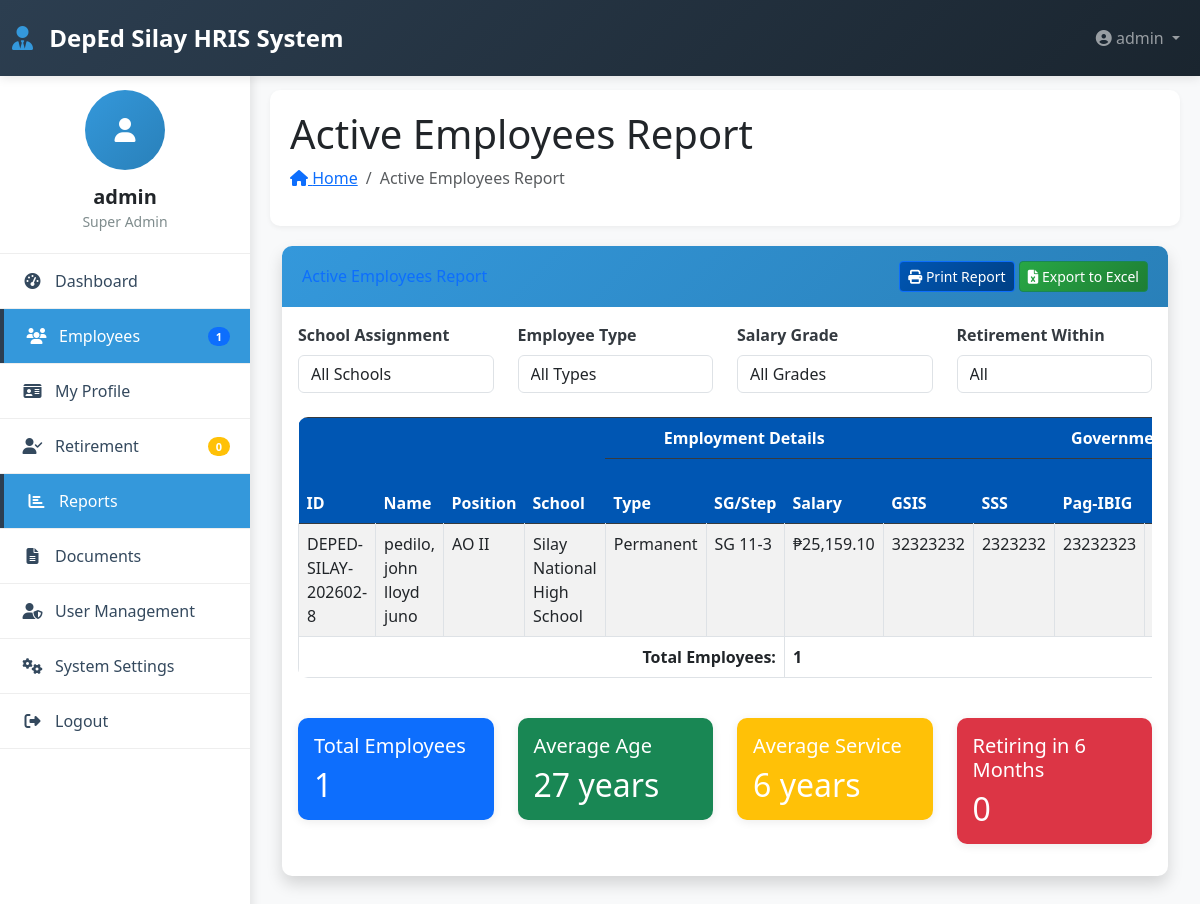
/modules/reports/active_employees.php (signed in), run on the app's committed database.
### tables this page shows
CREATE TABLE `employment_details` (
  `id` int(11) NOT NULL,
  `employee_id` varchar(20) DEFAULT NULL,
  `position_title` varchar(200) DEFAULT NULL,
  `salary_grade` int(11) DEFAULT NULL CHECK (`salary_grade` between 1 and 33),
  `step_increment` int(11) DEFAULT NULL CHECK (`step_increment` between 1 and 8),
  `monthly_salary` decimal(12,2) DEFAULT NULL,
  `plantilla_number` varchar(50) DEFAULT NULL,
  `item_number` varchar(50) DEFAULT NULL,
  `department` varchar(100) DEFAULT NULL,
  `school_assignment` varchar(200) DEFAULT NULL,
  `school_id` varchar(50) DEFAULT NULL,
  `school_district` varchar(100) DEFAULT NULL,
  `division` varchar(100) DEFAULT 'Division of Silay City',
  `region` varchar(100) DEFAULT 'Region VI - Western Visayas',
  `employee_type` enum('Permanent','Contractual','Substitute','Part-time','Volunteer','CoS','Job Order') DEFAULT NULL,
  `appointment_status` enum('Original','Promoted','Reclassified','Re-employed') DEFAULT NULL,
  `appointment_nature` enum('Permanent','Temporary','Casual','Co-terminus') DEFAULT NULL,
  `date_of_last_promotion` date DEFAULT NULL,
  `date_of_last_step_increment` date DEFAULT NULL,
  `effectivity_date` date DEFAULT NULL,
  `bank_name` varchar(100) DEFAULT NULL,
  `bank_account` varchar(50) DEFAULT NULL,
  `payroll_account` varchar(50) DEFAULT NULL
);

CREATE TABLE `employees` (
  `employee_id` varchar(20) NOT NULL,
  `deped_id` varchar(20) DEFAULT NULL,
  `lrn_number` varchar(20) DEFAULT NULL,
  `first_name` varchar(100) NOT NULL,
  `middle_name` varchar(100) DEFAULT NULL,
  `last_name` varchar(100) NOT NULL,
  `suffix` varchar(10) DEFAULT NULL,
  `extension_name` varchar(20) DEFAULT NULL,
  `birth_date` date NOT NULL,
  `birth_place` varchar(200) DEFAULT NULL,
  `gender` enum('Male','Female') DEFAULT NULL,
  `civil_status` enum('Single','Married','Divorced','Widowed','Separated') DEFAULT NULL,
  `gsis_no` varchar(50) DEFAULT NULL,
  `pagibig_no` varchar(50) DEFAULT NULL,
  `philhealth_no` varchar(50) DEFAULT NULL,
  `sss_no` varchar(50) DEFAULT NULL,
  `tin_no` varchar(50) DEFAULT NULL,
  `email_official` varchar(100) DEFAULT NULL,
  `email_personal` varchar(100) DEFAULT NULL,
  `mobile_number` varchar(20) DEFAULT NULL,
  `telephone` varchar(20) DEFAULT NULL,
  `house_no_street` varchar(200) DEFAULT NULL,
  `barangay` varchar(100) DEFAULT NULL,
  `city` varchar(100) DEFAULT 'Silay City',
  `province` varchar(100) DEFAULT 'Negros Occidental',
  `zip_code` varchar(10) DEFAULT NULL,
  `emergency_person` varchar(200) DEFAULT NULL,
  `emergency_relationship` varchar(50) DEFAULT NULL,
  `emergency_contact` varchar(20) DEFAULT NULL,
  `emergency_address` varchar(300) DEFAULT NULL,
  `employment_status` enum('Active','Retired','On-Leave','Resigned','AWOL','Deceased','Suspended') DEFAULT 'Active',
  `date_hired` date DEFAULT NULL,
  `date_retired` date DEFAULT NULL,
  `date_resigned` date DEFAULT NULL,
  `date_of_last_promotion` date DEFAULT NULL,
  `photo_path` varchar(500) DEFAULT NULL,
  `created_at` timestamp NOT NULL DEFAULT current_timestamp(),
  `updated_at` timestamp NOT NULL DEFAULT current_timestamp() ON UPDATE current_timestamp(),
  `created_by` varchar(100) DEFAULT NULL,
  `updated_by` varchar(100) DEFAULT NULL
);

### includes/functions.php (called while the page is built, shortened)
<?php
function formatCurrency($amount)
{
    return '₱' . number_format($amount, 2);
}
?>

### modules/reports/active_employees.php (the view, shortened to what this page needs)
<?php
require_once '../../includes/functions.php';
require_once '../../includes/header.php';
$database = new Database();
$db = $database->getConnection();
$query = "SELECT e.employee_id, e.deped_id,
          CONCAT(e.last_name, ', ', e.first_name, ' ', COALESCE(e.middle_name, '')) as full_name,
          e.birth_date, e.gender, e.civil_status,
          ed.position_title, ed.salary_grade, ed.step_increment, ed.monthly_salary,
          ed.school_assignment, ed.employee_type,
          e.sss_no, e.pagibig_no, e.philhealth_no, e.gsis_no, e.tin_no,
          TIMESTAMPDIFF(YEAR, e.birth_date, CURDATE()) as age,
          TIMESTAMPDIFF(YEAR, e.date_hired, CURDATE()) as years_of_service,
          DATE_ADD(e.birth_date, INTERVAL 65 YEAR) as retirement_date,
          DATEDIFF(DATE_ADD(e.birth_date, INTERVAL 65 YEAR), CURDATE()) as days_to_retirement
          FROM employees e
          LEFT JOIN employment_details ed ON e.employee_id = ed.employee_id
          WHERE e.employment_status = 'Active'
          ORDER BY e.last_name, e.first_name";
$stmt = $db->prepare($query);
$stmt->execute();
$employees = $stmt->fetchAll(PDO::FETCH_ASSOC);
?>
<div class="card shadow">
    <div class="card-header d-flex justify-content-between align-items-center">
        <h6 class="m-0 font-weight-bold text-primary">Active Employees Report</h6>
        <div>
            <button onclick="printReport()" class="btn btn-primary btn-sm">
                <i class="fas fa-print"></i> Print Report
            </button>
            <button onclick="exportToExcel()" class="btn btn-success btn-sm">
                <i class="fas fa-file-excel"></i> Export to Excel
            </button>
        </div>
    </div>
    <div class="card-body">
        <div class="row mb-4">
            <div class="col-md-3">
                <label class="form-label">School Assignment</label>
                <select id="schoolFilter" class="form-control">
                    <option value="">All Schools</option>
                </select>
            </div>
            <div class="col-md-3">
                <label class="form-label">Employee Type</label>
                <select id="typeFilter" class="form-control">
                    <option value="">All Types</option>
                </select>
            </div>
            <div class="col-md-3">
                <label class="form-label">Salary Grade</label>
                <select id="gradeFilter" class="form-control">
                    <option value="">All Grades</option>
                </select>
            </div>
            <div class="col-md-3">
                <label class="form-label">Retirement Within</label>
                <select id="retirementFilter" class="form-control">
                    <option value="">All</option>
                </select>
            </div>
        </div>
        <div class="table-responsive" id="reportTable">
            <table class="table table-bordered table-striped" id="employeeReport">
                <thead class="table-dark">
                    <tr>
                        <th rowspan="2">ID</th>
                        <th rowspan="2">Name</th>
                        <th rowspan="2">Position</th>
                        <th rowspan="2">School</th>
                        <th colspan="3" class="text-center">Employment Details</th>
                        <th colspan="5" class="text-center">Government IDs</th>
                    </tr>
                    <tr>
                        <th>Type</th>
                        <th>SG/Step</th>
                        <th>Salary</th>
                        <th>GSIS</th>
                        <th>SSS</th>
                        <th>Pag-IBIG</th>
                        <th>PhilHealth</th>
                    </tr>
                </thead>
                <tbody>
                    <?php foreach ($employees as $employee): ?>
                        <tr data-school="<?php echo htmlspecialchars($employee['school_assignment']); ?>"
                            data-type="<?php echo htmlspecialchars($employee['employee_type']); ?>"
                            data-grade="<?php echo $employee['salary_grade']; ?>"
                            data-days="<?php echo $employee['days_to_retirement']; ?>">
                            <td><?php echo htmlspecialchars($employee['employee_id']); ?></td>
                            <td><?php echo htmlspecialchars($employee['full_name']); ?></td>
                            <td><?php echo htmlspecialchars($employee['position_title']); ?></td>
                            <td><?php echo htmlspecialchars($employee['school_assignment']); ?></td>
                            <td><?php echo htmlspecialchars($employee['employee_type']); ?></td>
                            <td>SG <?php echo $employee['salary_grade']; ?>-<?php echo $employee['step_increment']; ?></td>
                            <td><?php echo formatCurrency($employee['monthly_salary']); ?></td>
                            <td><?php echo htmlspecialchars($employee['gsis_no']); ?></td>
                            <td><?php echo htmlspecialchars($employee['sss_no']); ?></td>
                            <td><?php echo htmlspecialchars($employee['pagibig_no']); ?></td>
                            <td><?php echo htmlspecialchars($employee['philhealth_no']); ?></td>
                        </tr>
                    <?php endforeach; ?>
                </tbody>
                <tfoot>
                    <tr>
                        <td colspan="6" class="text-end"><strong>Total Employees:</strong></td>
                        <td colspan="10"><strong><?php echo count($employees); ?></strong></td>
                    </tr>
                </tfoot>
            </table>
        </div>
        <div class="row mt-4">
            <div class="col-md-3">
                <div class="card text-white bg-primary mb-3">
                    <div class="card-body">
                        <h5 class="card-title">Total Employees</h5>
                        <h2 class="card-text"><?php echo count($employees); ?></h2>
                    </div>
                </div>
            </div>
            <div class="col-md-3">
                <div class="card text-white bg-success mb-3">
                    <div class="card-body">
                        <h5 class="card-title">Average Age</h5>
                        <h2 class="card-text">
                            <?php
                            $total_age = 0;
                            foreach ($employees as $emp) {
                                $total_age += $emp['age'];
                            }
                            echo count($employees) > 0 ? round($total_age / count($employees), 1) : 0;
                            ?> years
                        </h2>
                    </div>
                </div>
            </div>
            <div class="col-md-3">
                <div class="card text-white bg-warning mb-3">
                    <div class="card-body">
                        <h5 class="card-title">Average Service</h5>
                        <h2 class="card-text">
                            <?php
                            $total_service = 0;
                            foreach ($employees as $emp) {
                                $total_service += $emp['years_of_service'];
                            }
                            echo count($employees) > 0 ? round($total_service / count($employees), 1) : 0;
                            ?> years
                        </h2>
                    </div>
                </div>
            </div>
            <div class="col-md-3">
                <div class="card text-white bg-danger mb-3">
                    <div class="card-body">
                        <h5 class="card-title">Retiring in 6 Months</h5>
                        <h2 class="card-text">
                            <?php
                            $retiring_soon = 0;
                            echo $retiring_soon;
                            ?>
                        </h2>
                    </div>
                </div>
            </div>
        </div>
    </div>
</div>
<?php
require_once '../../includes/footer.php';
?>

### assets/css/style.css (style rules this page uses)
:root { --deped-blue: #0056b3; --deped-green: #28a745; --deped-yellow: #ffc107; --deped-red: #dc3545; --deped-gray: #6c757d; --deped-light: #f8f9fa; --deped-dark: #343a40; }
body { font-family: 'Segoe UI', Tahoma, Geneva, Verdana, sans-serif; background-color: #f5f7fa; color: #333; }
.card { border: none; border-radius: 10px; box-shadow: 0 4px 6px rgba(0, 0, 0, 0.1); transition: transform 0.3s ease; }
.card-header { background: linear-gradient(135deg, var(--deped-blue), #a4bad1); color: white; border-radius: 10px 10px 0 0 !important; font-weight: 600; }
.btn-primary { background: linear-gradient(135deg, var(--deped-blue), #004085); border: none; padding: 10px 20px; border-radius: 5px; font-weight: 600; }
.btn-success { background: linear-gradient(135deg, var(--deped-green), #1e7e34); border: none; }
.table { border-radius: 10px; overflow: hidden; }
.table thead th { background-color: var(--deped-blue); color: white; border: none; font-weight: 600; }
.form-control { border: 2px solid #e0e6ed; border-radius: 8px; padding: 10px 15px; transition: all 0.3s; }
.form-label { font-weight: 600; color: var(--deped-dark); margin-bottom: 8px; }

### includes/header.php (style rules this page uses)
:root { --primary-color: #3498db; --secondary-color: #2c3e50; --success-color: #27ae60; --warning-color: #f39c12; --danger-color: #e74c3c; --light-color: #ecf0f1; --dark-color: #2c3e50; }
body { font-family: 'Segoe UI', Tahoma, Geneva, Verdana, sans-serif; background-color: #f8f9fa; padding-top: 70px; }
.card { border: none; border-radius: 10px; box-shadow: 0 2px 10px rgba(0, 0, 0, 0.08); margin-bottom: 20px; transition: transform 0.3s; }
.card-header { background: linear-gradient(135deg, var(--primary-color), #2980b9); color: white; border-radius: 10px 10px 0 0 !important; padding: 15px 20px; border: none; }

### data on the page
employment_details: employee.employee_id "DEPED-SILAY-202602-8", full_name "pedilo, john lloyd juno", position_title "AO II", school_assignment "Silay National High School", employee_type "Permanent", salary_grade "11", step_increment "3", monthly_salary "₱25,159.10", employee.gsis_no "32323232", employee.sss_no "2323232", employee.pagibig_no "23232323"

### other printed values
SITE_NAME "DepEd Silay HRIS System"
$username "admin"
$user_role "Super Admin"
getEmployeeCount() "1"
getRetirementDueCount() "0"
$page_title "Active Employees Report"
count($employees) "1"
$total_age / count($employees) "27"
$total_service / count($employees) "6"
$retiring_soon "0"
